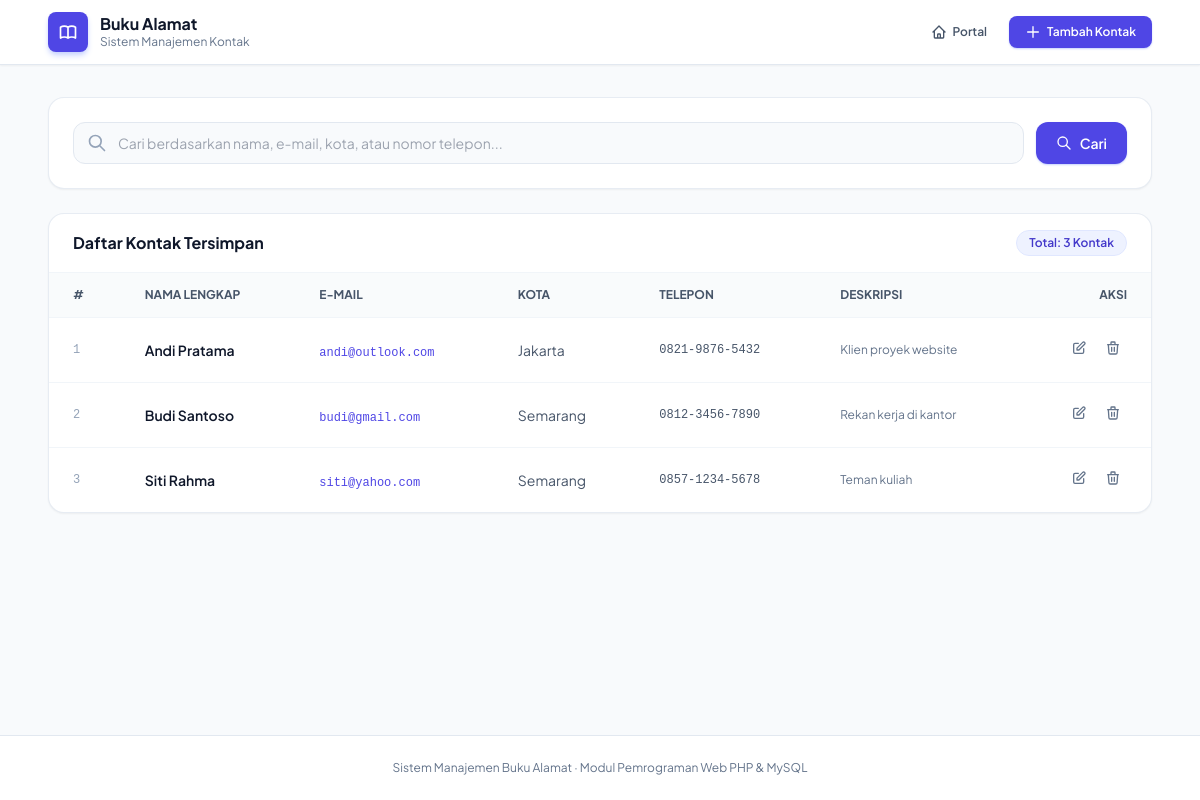
/addressbook/index.php, run on the app's committed database.
### tables this page shows
CREATE TABLE IF NOT EXISTS addrbook (
    Rowid       INT AUTO_INCREMENT PRIMARY KEY,
    Name        VARCHAR(100) NOT NULL,
    Email       VARCHAR(100) NOT NULL,
    City        VARCHAR(50),
    Description TEXT,
    Telephone   VARCHAR(20),
    created_at  TIMESTAMP NOT NULL DEFAULT CURRENT_TIMESTAMP,
    updated_at  TIMESTAMP NOT NULL DEFAULT CURRENT_TIMESTAMP
                ON UPDATE CURRENT_TIMESTAMP
);

### addressbook/index.php (the view, shortened to what this page needs)
<?php
require 'config.php';
$keyword = trim($_GET['q'] ?? '');
if ($keyword !== '') {
    $like = '%' . $keyword . '%';
    $stmt = mysqli_prepare($conn,
        "SELECT Rowid, Name, Email, City, Telephone, Description
         FROM addrbook
         WHERE Name LIKE ? OR Email LIKE ? OR City LIKE ? OR Telephone LIKE ?
         ORDER BY Name ASC"
    );
    mysqli_stmt_bind_param($stmt, 'ssss', $like, $like, $like, $like);
    mysqli_stmt_execute($stmt);
    $result = mysqli_stmt_get_result($stmt);
} else {
    $result = mysqli_query($conn,
        "SELECT Rowid, Name, Email, City, Telephone, Description
         FROM addrbook ORDER BY Name ASC"
    );
}
$total = (int) mysqli_fetch_assoc(mysqli_query($conn, "SELECT COUNT(*) AS c FROM addrbook"))['c'];
?>
<!DOCTYPE html>
<html lang="id">
<head>
    <script src="https://cdn.tailwindcss.com"></script>
</head>
<body class="bg-slate-50 text-slate-800 min-h-screen flex flex-col justify-between">
    <nav class="bg-white border-b border-slate-200 sticky top-0 z-30 shadow-sm">
        <div class="max-w-6xl mx-auto px-4 sm:px-6 h-16 flex items-center justify-between">
            <div class="flex items-center gap-3">
                <div class="w-10 h-10 rounded-lg bg-indigo-600 text-white flex items-center justify-center font-bold shadow-md shadow-indigo-200">
                </div>
                <div>
                    <h1 class="font-bold text-slate-900 leading-tight">Buku Alamat</h1>
                    <p class="text-xs text-slate-500">Sistem Manajemen Kontak</p>
                </div>
            </div>
            <div class="flex items-center gap-2">
                <a href="../index.php" class="px-3.5 py-2 text-xs font-semibold text-slate-600 hover:text-slate-900 hover:bg-slate-100 rounded-lg transition-colors flex items-center gap-1.5">
                    <svg class="w-4 h-4" fill="none" stroke="currentColor" viewBox="0 0 24 24"><path stroke-linecap="round" stroke-linejoin="round" stroke-width="2" d="M3 12l2-2m0 0l7-7 7 7M5 10v10a1 1 0 001 1h3m10-11l2 2m-2-2v10a1 1 0 01-1 1h-3m-6 0a1 1 0 001-1v-4a1 1 0 011-1h2a1 1 0 011 1v4a1 1 0 001 1m-6 0h6"></path></svg>
                    Portal
                </a>
                <a href="add.php" class="px-4 py-2 text-xs font-semibold text-white bg-indigo-600 hover:bg-indigo-700 rounded-lg shadow-sm shadow-indigo-200 transition-colors flex items-center gap-1.5">
                    <svg class="w-4 h-4" fill="none" stroke="currentColor" viewBox="0 0 24 24"><path stroke-linecap="round" stroke-linejoin="round" stroke-width="2" d="M12 4v16m8-8H4"></path></svg>
                    Tambah Kontak
                </a>
            </div>
        </div>
    </nav>
    <main class="max-w-6xl mx-auto px-4 sm:px-6 py-8 w-full flex-1">
        <div class="bg-white border border-slate-200/80 rounded-2xl p-6 shadow-sm mb-6">
            <form method="get" action="index.php" class="flex flex-col sm:flex-row gap-3">
                <div class="relative flex-1">
                    <div class="absolute inset-y-0 left-0 pl-3.5 flex items-center pointer-events-none text-slate-400">
                    </div>
                    <input type="text" name="q" value="<?= htmlspecialchars($keyword) ?>"
                           placeholder="Cari berdasarkan nama, e-mail, kota, atau nomor telepon..."
                           class="w-full pl-11 pr-4 py-2.5 bg-slate-50 border border-slate-200 rounded-xl text-sm focus:outline-none focus:ring-2 focus:ring-indigo-500 focus:bg-white transition-all">
                </div>
                <button type="submit" class="px-5 py-2.5 bg-indigo-600 hover:bg-indigo-700 text-white font-semibold text-sm rounded-xl transition-colors shadow-sm shadow-indigo-200 flex items-center justify-center gap-2">
                    <svg class="w-4 h-4" fill="none" stroke="currentColor" viewBox="0 0 24 24"><path stroke-linecap="round" stroke-linejoin="round" stroke-width="2" d="M21 21l-6-6m2-5a7 7 0 11-14 0 7 7 0 0114 0z"></path></svg>
                    Cari
                </button>
            </form>
        </div>
        <div class="bg-white border border-slate-200/80 rounded-2xl shadow-sm overflow-hidden">
            <div class="px-6 py-4 border-b border-slate-100 flex items-center justify-between flex-wrap gap-2">
                <div>
                    <h2 class="font-bold text-slate-900 text-base">Daftar Kontak Tersimpan</h2>
                </div>
                <span class="inline-flex items-center px-3 py-1 rounded-full text-xs font-semibold bg-indigo-50 text-indigo-700 border border-indigo-100">
                    Total: <?= $total ?> Kontak
                </span>
            </div>
            <div class="overflow-x-auto">
                <table class="w-full text-left text-sm">
                    <thead class="bg-slate-50/80 text-slate-600 text-xs uppercase font-semibold border-b border-slate-100">
                        <tr>
                            <th class="px-6 py-3.5">#</th>
                            <th class="px-6 py-3.5">Nama Lengkap</th>
                            <th class="px-6 py-3.5">E-mail</th>
                            <th class="px-6 py-3.5">Kota</th>
                            <th class="px-6 py-3.5">Telepon</th>
                            <th class="px-6 py-3.5">Deskripsi</th>
                            <th class="px-6 py-3.5 text-right">Aksi</th>
                        </tr>
                    </thead>
                    <tbody class="divide-y divide-slate-100">
                    <?php
                    $no = 1;
                    if ($result && mysqli_num_rows($result) > 0):
                        while ($row = mysqli_fetch_assoc($result)):
                    ?>
                        <tr class="hover:bg-slate-50/60 transition-colors">
                            <td class="px-6 py-4 text-slate-400 font-mono text-xs"><?= $no++ ?></td>
                            <td class="px-6 py-4 font-semibold text-slate-900"><?= htmlspecialchars($row['Name']) ?></td>
                            <td class="px-6 py-4 text-slate-600">
                                <span class="font-mono text-xs text-indigo-600"><?= htmlspecialchars($row['Email']) ?></span>
                            </td>
                            <td class="px-6 py-4 text-slate-600"><?= htmlspecialchars($row['City'] ?: '-') ?></td>
                            <td class="px-6 py-4 text-slate-600 font-mono text-xs"><?= htmlspecialchars($row['Telephone'] ?: '-') ?></td>
                            <td class="px-6 py-4 text-slate-500 text-xs max-w-xs truncate"><?= htmlspecialchars($row['Description'] ?: '-') ?></td>
                            <td class="px-6 py-4 text-right">
                                <div class="inline-flex items-center gap-1.5">
                                    <a href="edit.php?id=<?= (int)$row['Rowid'] ?>" class="p-1.5 text-slate-500 hover:text-indigo-600 hover:bg-indigo-50 rounded-lg transition-colors" title="Ubah Kontak">
                                        <svg class="w-4 h-4" fill="none" stroke="currentColor" viewBox="0 0 24 24"><path stroke-linecap="round" stroke-linejoin="round" stroke-width="2" d="M11 5H6a2 2 0 00-2 2v11a2 2 0 002 2h11a2 2 0 002-2v-5m-1.414-9.414a2 2 0 112.828 2.828L11.828 15H9v-2.828l8.586-8.586z"></path></svg>
                                    </a>
                                    <a href="delete.php?id=<?= (int)$row['Rowid'] ?>" onclick="return confirm('Apakah Anda yakin ingin menghapus data ini?')" class="p-1.5 text-slate-500 hover:text-rose-600 hover:bg-rose-50 rounded-lg transition-colors" title="Hapus Kontak">
                                        <svg class="w-4 h-4" fill="none" stroke="currentColor" viewBox="0 0 24 24"><path stroke-linecap="round" stroke-linejoin="round" stroke-width="2" d="M19 7l-.867 12.142A2 2 0 0116.138 21H7.862a2 2 0 01-1.995-1.858L5 7m5 4v6m4-6v6m1-10V4a1 1 0 00-1-1h-4a1 1 0 00-1 1v3M4 7h16"></path></svg>
                                    </a>
                                </div>
                            </td>
                        </tr>
                    <?php endwhile; endif; ?>
                    </tbody>
                </table>
            </div>
        </div>
    </main>
    <footer class="py-6 border-t border-slate-200 text-center text-xs text-slate-500 bg-white">
        Sistem Manajemen Buku Alamat &middot; Modul Pemrograman Web PHP &amp; MySQL
    </footer>
</body>
</html>

### data on the page
addrbook: Name "Andi Pratama", Email "andi@outlook.com", City "Jakarta", Telephone "0821-9876-5432", Description "Klien proyek website"
addrbook: Name "Budi Santoso", Email "budi@gmail.com", City "Semarang", Telephone "0812-3456-7890", Description "Rekan kerja di kantor"
addrbook: Name "Siti Rahma", Email "siti@yahoo.com", City "Semarang", Telephone "0857-1234-5678", Description "Teman kuliah"

### other printed values
$total "3"
